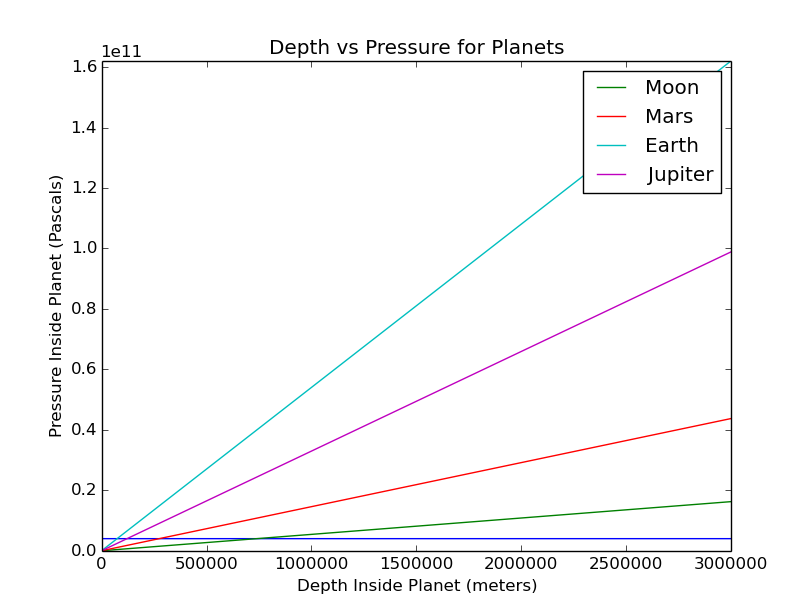

Recreate this plot in Python.
import matplotlib.pyplot as plt
from pylab import * 

def moon(x): 
	
	P = 3340 * 1.622 * x 
	
	return P 
	
def mars(x): 
	P = 3930 * 3.711 * x 
	return P
	
def earth(x): 
	P = 5510 * 9.807 * x 
	return P 

def jupiter(x): 
	P = 1330 * 24.79 * x 
	return P 
	
def f(x): 
	P = 4e9
	return ones(shape(x)) * P	

x = arange(0,3e6,100)

y_max = earth(3e6) 

plt.xlabel('Depth Inside Planet (meters)')
plt.ylabel('Pressure Inside Planet (Pascals)')
plt.title('Depth vs Pressure for Planets')

plt.plot(x,f(x)) 

plt.plot(x,moon(x), label='Moon')
plt.plot(x,mars(x), label='Mars')
plt.plot(x,earth(x), label='Earth')
plt.plot(x,jupiter(x), label='Jupiter')


 
plt.axis([0,3e6,0,y_max])

plt.legend()

#~ plt.plot([1,2,3,4])
#~ plt.ylabel('some numbers')
plt.show()
